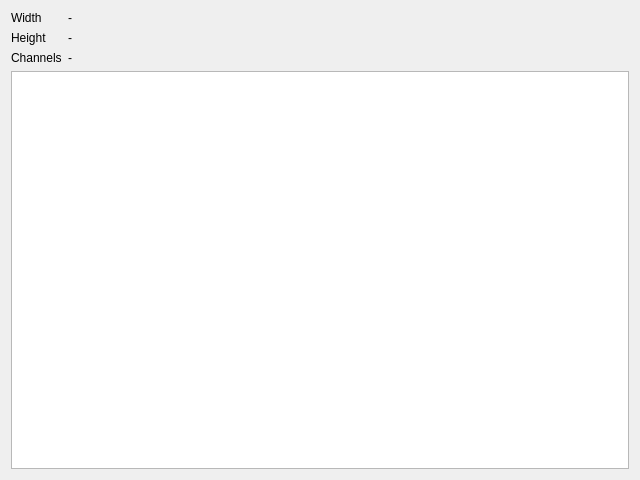
<?xml version="1.0" encoding="UTF-8"?>
<ui version="4.0">
 <class>ImageShowUi</class>
 <widget class="QWidget" name="ImageShowUi">
  <property name="geometry">
   <rect>
    <x>0</x>
    <y>0</y>
    <width>640</width>
    <height>480</height>
   </rect>
  </property>
  <property name="windowTitle">
   <string>Form</string>
  </property>
  <layout class="QVBoxLayout" name="verticalLayout_2">
   <item>
    <layout class="QVBoxLayout" name="verticalLayout">
     <item>
      <layout class="QFormLayout" name="formLayout">
       <item row="0" column="0">
        <widget class="QLabel" name="label">
         <property name="text">
          <string>Width</string>
         </property>
        </widget>
       </item>
       <item row="1" column="0">
        <widget class="QLabel" name="label_2">
         <property name="text">
          <string>Height</string>
         </property>
        </widget>
       </item>
       <item row="2" column="0">
        <widget class="QLabel" name="label_3">
         <property name="text">
          <string>Channels</string>
         </property>
        </widget>
       </item>
       <item row="0" column="1">
        <widget class="QLabel" name="widthLabel">
         <property name="text">
          <string>-</string>
         </property>
        </widget>
       </item>
       <item row="1" column="1">
        <widget class="QLabel" name="heightLabel">
         <property name="text">
          <string>-</string>
         </property>
        </widget>
       </item>
       <item row="2" column="1">
        <widget class="QLabel" name="channelsLabel">
         <property name="text">
          <string>-</string>
         </property>
        </widget>
       </item>
      </layout>
     </item>
    </layout>
   </item>
   <item>
    <widget class="QGraphicsView" name="imageView">
     <property name="sizePolicy">
      <sizepolicy hsizetype="Expanding" vsizetype="Expanding">
       <horstretch>0</horstretch>
       <verstretch>0</verstretch>
      </sizepolicy>
     </property>
    </widget>
   </item>
  </layout>
 </widget>
 <resources/>
 <connections/>
</ui>
